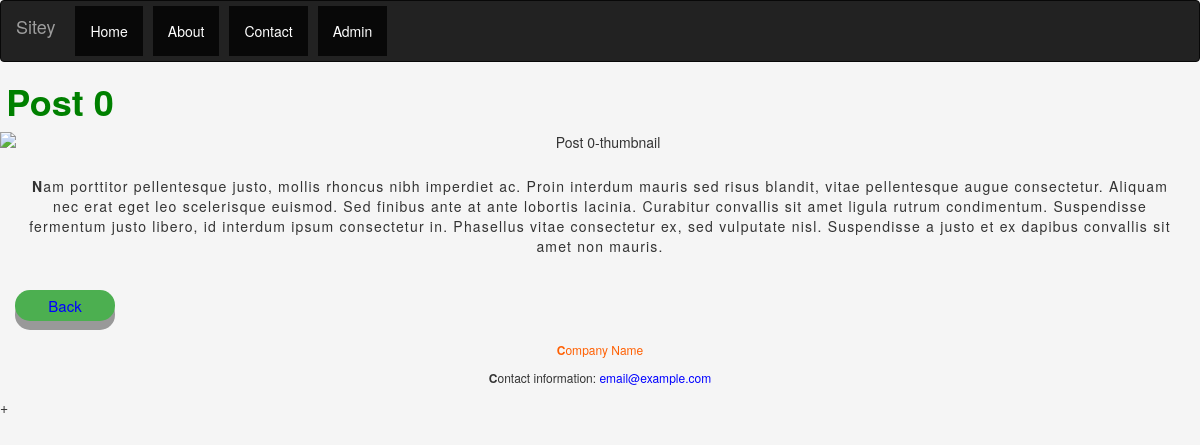
/ursitey/1/, run on an earlier commit of the app's database.
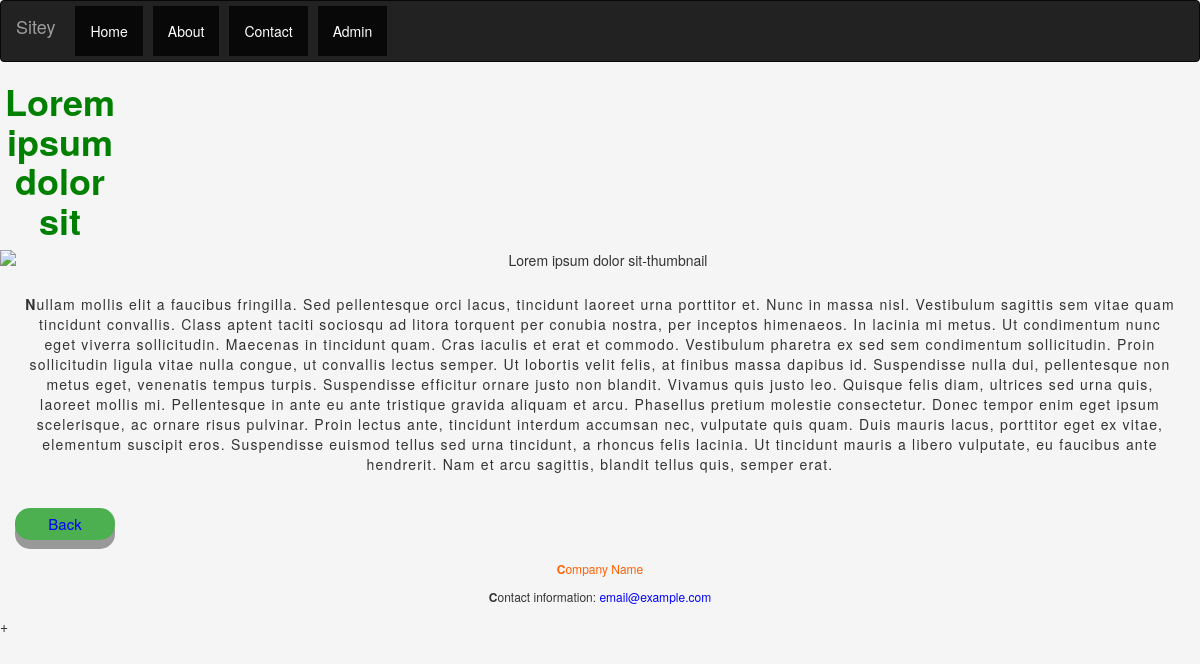
And on a later commit of the database.
### ursitey/models.py (models this page shows, shortened)
class Post(models.Model):
    post_title = models.CharField(max_length=125)
    post_content = models.TextField(max_length=2500)
    post_image = models.ImageField(blank=False)
    published_date = models.DateTimeField('Date Published')

### ursitey/views.py (the view)
# urls.py: path('<int:post_id>/', views.detail, name='detail'),
def detail(request, post_id):
    post = get_object_or_404(Post, pk=post_id)
    return render(request, 'ursitey/detail.html', {'post': post})

### ursitey/templates/ursitey/detail.html (shortened to what this page needs)
{% load static %}
<!DOCTYPE html>
<html lang="en">
<head>
     <link rel="stylesheet" href="https://maxcdn.bootstrapcdn.com/bootstrap/3.4.1/css/bootstrap.min.css">
    <link  rel="stylesheet" type="text/css" href="{% static 'ursitey/css/style0.css' %}" >
    <link  rel="stylesheet" type="text/css" href="{% static 'ursitey/css/post-info.css' %}" >
    <link  rel="stylesheet" type="text/css" href="{% static 'ursitey/css/footer.css' %}" >
</head>
<body>
<nav class="navbar navbar-inverse">
  <div class="container-fluid">
    <div class="navbar-header">
      <a class="navbar-brand" href="/">Sitey</a>
    </div>
    <ul class="nav navbar-nav">
      <li class="active"><a href="/">Home</a></li>
      <li class="active"><a href="/">About</a></li>
      <li class="active"><a href="/">Contact</a></li>
      <li class="active"><a href="../../admin">Admin</a></li>
    </ul>
  </div>
</nav>
<h1>{{ post.post_title }}</h1>
<img class='image-content' src="{{ post.post_image}}" alt="{{ post.post_title }}-thumbnail" />
<p class="content-info">
    {{ post.post_content }}
</p>
<button class="backbtn"><a href="/" >Back</a></button>
<br>
<br>
<footer>
  <p class="footerauthor">Company Name</p>
  <p>Contact information: <a href="mailto:email@example.com">
  email@example.com</a></p>
</footer>+
</body>
</html>

What changed in the data, as far as the page shows it:
changed Post: post_title "Post 0" → "Lorem ipsum dolor sit"; post_content "Nam porttitor pellentesque justo, mollis rhoncus nibh imperdiet ac. Proin interdum mauris sed risus blandit, vitae pellentesque augue consectetur. Aliquam nec erat eget leo scelerisque euismod. Sed finibus ante at ante lobortis lacinia. Curabitur convallis sit amet ligula rutrum condimentum. Suspendisse fermentum justo libero, id interdum ipsum consectetur in. Phasellus vitae consectetur ex, sed vulputate nisl. Suspendisse a justo et ex dapibus convallis sit amet non mauris." → "Nullam mollis elit a faucibus fringilla. Sed pellentesque orci lacus, tincidunt laoreet urna porttitor et. Nunc in massa nisl. Vestibulum sagittis sem vitae quam tincidunt convallis. Class aptent taciti sociosqu ad litora torquent per conubia nostra, per inceptos himenaeos. In lacinia mi metus. Ut condimentum nunc eget viverra sollicitudin. Maecenas in tincidunt quam. Cras iaculis et erat et commodo. Vestibulum pharetra ex sed sem condimentum sollicitudin. Proin sollicitudin ligula vitae nulla congue, ut convallis lectus semper. Ut lobortis velit felis, at finibus massa dapibus id. Suspendisse nulla dui, pellentesque non metus eget, venenatis tempus turpis. Suspendisse efficitur ornare…"
